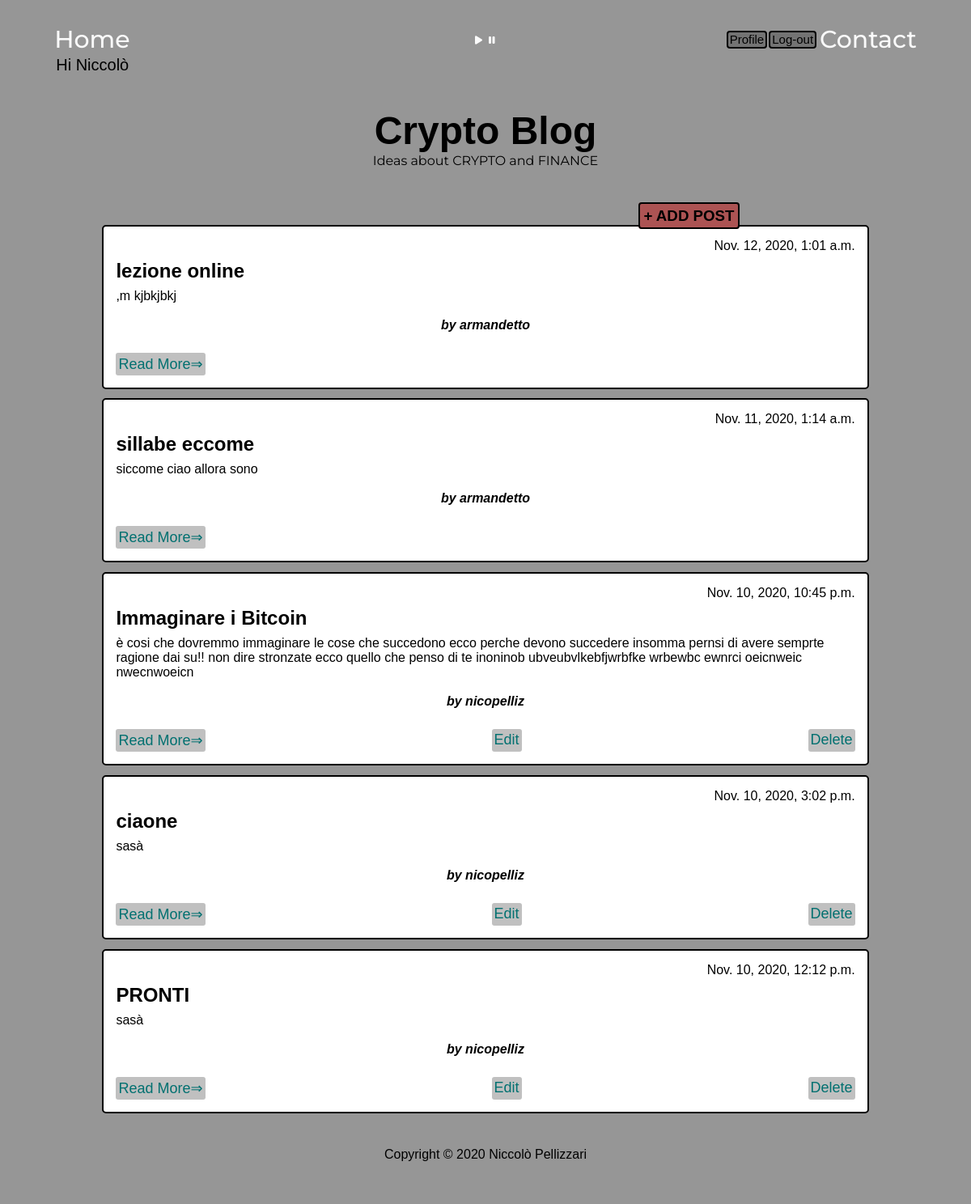
Screenshot of /crypto-blog/ (signed in) with the database file from the repository.
### cryptoblog/models.py (models this page shows, shortened)
class Post(models.Model):
    title = models.CharField(max_length=200, unique=True)
    author = models.ForeignKey(User, on_delete=models.CASCADE, related_name='blog_posts')
    updated_on = models.DateTimeField(auto_now=True)
    content = RichTextField(blank= True, null= True)
    prefazione = models.CharField(max_length=255)
    created_on = models.DateTimeField(auto_now_add=True)
    status = models.IntegerField(choices=STATUS, default=1)
    class Meta:
        ordering = ['-created_on']

### cryptoblog/views.py (the view)
# urls.py: path('', PostList.as_view(), name='blog_home'),
class PostList(ListView):
    queryset = Post.objects.filter(status=1).order_by('-created_on')
    template_name = 'blog_page.html'

### templates/blog_page.html (shortened to what this page needs)
{% extends 'base.html' %}
{% load static %}
{% block content %}
<head>
    <link href="{% static 'css/crypto-blog.css' %}" rel="stylesheet" type="text/css">
</head>
<body>
<header class="masthead">
    <div id="container1">
        <div class="row">
            <div class=" col-md-8 col-md-10 mx-auto">
                <div class="site-heading">
                    <h3 class=" site-heading my-4 mt-3 text-white"> Crypto Blog </h3>
                    <p class="text-light">Ideas about CRYPTO and FINANCE
                    </p>
                </div>
            </div>
        </div>
    </div>
</header>
<div id="container2">
    <div class="row">
        <div class="col-md-8 mt-3 left">
            <h3><a class="add-post" href="{% url 'add_post' %}">+ ADD POST</a></h3>
            {% for post in post_list %}
            <div class="card mb-4">
                <div class="card-body">
                    <p class="h6">{{ post.created_on}} </p>
                    <h2 class="h5">{{ post.title }}</h2>
                    <p class="h5">{{post.prefazione }}</p><br>
                    <p class="h4">by {{post.author}}</p>
                    <div class="justify">
                    <a href="{% url 'post_detail' post.pk  %}" class="btn  btn-read-more">Read More&Rightarrow;</a>
                    {% if user.is_authenticated %}
                        {% if user.id == post.author.id %}
                    <a class="btn  btn-back  btn-update" href="{% url 'update_post' post.pk %}">Edit</a>
                    <a class="btn  btn-back  btn-delete" href="{% url 'delete_post' post.pk %}">Delete</a>
                        {% endif %}
                    {% endif %}
                    </div>
                </div>
            </div>
            {% endfor %}
        </div>
    </div>
</div>
</body>
{% endblock content%}

### templates/base.html (shortened to what this page needs)
{% load static %}
<html lang="en">
<head>
</head>
<body>
<header id="head-base">
    <p class="home1">
        <a class="home-button" href="/">Home</a>
        {% if user.is_authenticated %}
        <a class="visible-username">Hi {{ user.first_name }}</a>
        {% endif %}
    </p>
    <a class="home-button push-right" onclick="aud_play_pause()" type="button"><i class="fas fa-play"></i><i
            class="fas fa-pause"></i></a>
    <p class="home2">
        {% if user.is_authenticated %}
        <a class="login-button" href="{% url 'edit_profile' %}">Profile</a>
        <a class="login-button" href="{% url 'logout' %}">Log-out</a>
        {% else %}
        <a class="login-button" href="{% url 'login' %}">Log-in</a>
        <a class="login-button" href="{% url 'register' %}">Register</a>
        {% endif %}
        <a class="home-button contact-button" href="/contact">Contact</a>
    </p>
</header>
<div id="container">
    <div id="main">
        {% block content %}
        {% endblock %}
    </div>
</div>
<footer id="footer">
    <div class="col-lg-12">
        <p class="text-center tm-text-gray tm-copyright-text mb-0">Copyright &copy;
            <span class="tm-current-year">2020</span> Niccolò Pellizzari
        </p>
    </div>
</footer>
</body>
</html>

### static/css/crypto-blog.css (style rules this page uses)
body { font-family: 'Trebuchet MS', 'Lucida Sans Unicode', 'Lucida Grande', 'Lucida Sans', Arial, sans-serif; }
.masthead { margin-left: auto; margin-right: auto; padding: 12px; width: 40%; background-color: none; margin-bottom: 3%; }
.masthead { min-width: 340px; max-width: 430px; }
#container1 h3 { text-align: center; font-size: 3em; font-weight: bold; }
#container1 p { text-align: center; font-family: "Montserrat", sans-serif; }
.card { margin-left: auto; margin-right: auto; width: 80%; margin-bottom: 1%; }
.add-post { background: rgb(172, 83, 83); color: black; width: 125px; border-radius: 4px; border: 2px solid black; padding: 4px; text-align: right; margin-left: 66%; text-decoration: none; }
.card-body { border: solid 2.5px black; border-radius: 5px; background-color: white; padding: 15px; }
.btn { margin-top: 10px; font-size: 18px; padding: 3px; background:rgb(192,192,192); cursor: pointer; text-decoration: none; border-radius: 3px; }
.btn:link { color: rgb(1,112,112); }
.btn-back { margin-left: 20px; padding: 3px; text-decoration: none; margin-bottom: 0; }
.justify { margin-top: 15px; display: flex; justify-content: space-between; }
.h6 { text-align: right; margin-bottom:5px; }
.h5 { margin-top:8px; }
.h4 { margin-bottom: 15px; text-align: center; font-style: oblique; font-weight: bold; }

### templates/base.html (style rules this page uses)
* { box-sizing: border-box; margin: 0; padding: 0; }
header, body, footer { background-color: rgb(150, 150, 150); }
.fas { font-color: white; padding:4px; font-size: 12px; text-rendering: optimizeLegibility; }
.push-right { margin-left: 140px; margin-top: 10px; }
html, body { height: 100%; }
#container { min-height: 100%; }
#main { overflow: auto; padding-bottom: 100px; }
body { margin: 0 8px 0; position: relative; padding-bottom: 100px; }
.home-button { font-family: "Montserrat", sans-serif; font-weight: 500; font-size: 30px; color: rgb(250,250,250); text-decoration: none; }
.home1 { display: flex; flex-direction: column; align-items: flex-start; }
.home2 { display: flex; flex-direction: row; align-items: baseline; align-items: center; }
.contact-button { margin-left: 2px; }
.visible-username { text-decoration: none; margin-top: 2px; margin-left: 2px; font-size: 20px; }
.login-button { font-family: sans-serif; font-weight: 400; font-size: 15px; color: black; text-decoration: none; margin-right: 2px; padding:0.5px 2px; background: rgb(115, 115, 115); border: 2px solid black; border-radius: 4px; }
#head-base { display: flex; justify-content: space-between; align-items: flex-start; padding: 30px 5%; }
#footer { padding: 30px 10%; margin-top: -100px; position: relative; height: 100px; bottom:0; width:100%; clear: both; }
#footer .text-center { text-align: center; font-size: 16px; color: black; text-decoration: none; margin-bottom: 10px; }

### rows the page displays
Post: created_on "Nov. 12, 2020, 1:01 a.m.", title "lezione online", prefazione ",m kjbkjbkj", author "armandetto"
Post: created_on "Nov. 11, 2020, 1:14 a.m.", title "sillabe eccome", prefazione "siccome ciao allora sono", author "armandetto"
Post: created_on "Nov. 10, 2020, 10:45 p.m.", title "Immaginare i Bitcoin", prefazione "è cosi che dovremmo immaginare le cose che succedono ecco perche devono succedere insomma pernsi di avere semprte ragione dai su!! non dire stronzate ecco quello che penso di te inoninob ubveubvlkebfjwrbfke wrbewbc ewnrci oeicnweic nwecnwoeicn", author "nicopelliz", shows "Edit"
Post: created_on "Nov. 10, 2020, 3:02 p.m.", title "ciaone", prefazione "sasà", author "nicopelliz", shows "Edit"
Post: created_on "Nov. 10, 2020, 12:12 p.m.", title "PRONTI", prefazione "sasà", author "nicopelliz", shows "Edit"

### other values shown
{{ user.first_name }} "Niccolò"
